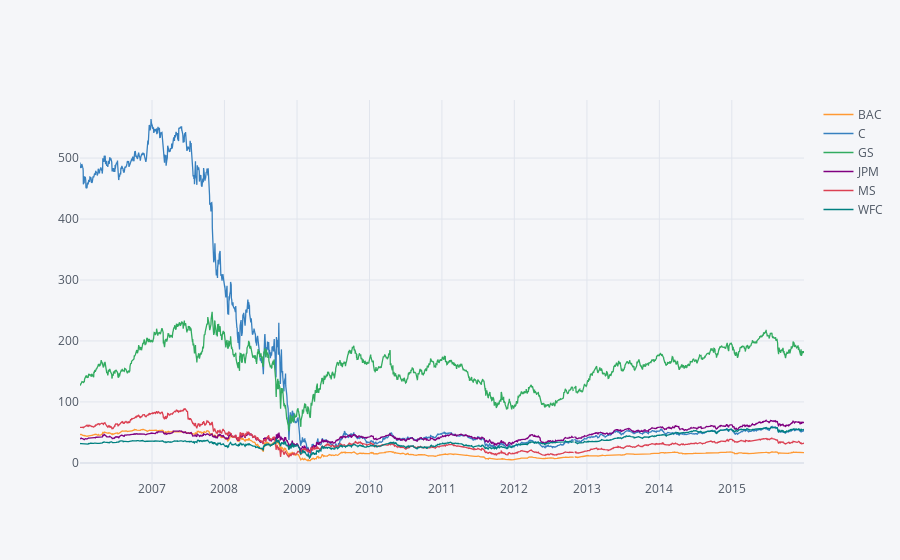

Write notebook code for a chart like this one.
### Code cell
# plotly
bank_stock.xs(key='Close',axis=1,level='Stock Info').iplot()

### Figure 1 — Plotly figure (JSON) as saved in the notebook; plotly's stock layout.template omitted (floating-point values rounded to 4 significant figures; data arrays with more than 128 entries replaced by an {"elided": "..."} marker saying what was removed)
{"data": [{"line": {"color": "rgba(255, 153, 51, 1.0)", "dash": "solid", "shape": "linear", "width": 1.3}, "mode": "lines", "name": "BAC", "text": "", "type": "scatter", "x": {"elided": "2518 str values"}, "y": {"elided": "2518 mixed values"}}, {"line": {"color": "rgba(55, 128, 191, 1.0)", "dash": "solid", "shape": "linear", "width": 1.3}, "mode": "lines", "name": "C", "text": "", "type": "scatter", "x": {"elided": "2518 str values"}, "y": {"elided": "2518 mixed values"}}, {"line": {"color": "rgba(50, 171, 96, 1.0)", "dash": "solid", "shape": "linear", "width": 1.3}, "mode": "lines", "name": "GS", "text": "", "type": "scatter", "x": {"elided": "2518 str values"}, "y": {"elided": "2518 mixed values"}}, {"line": {"color": "rgba(128, 0, 128, 1.0)", "dash": "solid", "shape": "linear", "width": 1.3}, "mode": "lines", "name": "JPM", "text": "", "type": "scatter", "x": {"elided": "2518 str values"}, "y": {"elided": "2518 mixed values"}}, {"line": {"color": "rgba(219, 64, 82, 1.0)", "dash": "solid", "shape": "linear", "width": 1.3}, "mode": "lines", "name": "MS", "text": "", "type": "scatter", "x": {"elided": "2518 str values"}, "y": {"elided": "2518 mixed values"}}, {"line": {"color": "rgba(0, 128, 128, 1.0)", "dash": "solid", "shape": "linear", "width": 1.3}, "mode": "lines", "name": "WFC", "text": "", "type": "scatter", "x": {"elided": "2518 str values"}, "y": {"elided": "2518 mixed values"}}], "layout": {"legend": {"bgcolor": "#F5F6F9", "font": {"color": "#4D5663"}}, "paper_bgcolor": "#F5F6F9", "plot_bgcolor": "#F5F6F9", "title": {"font": {"color": "#4D5663"}}, "xaxis": {"gridcolor": "#E1E5ED", "showgrid": true, "tickfont": {"color": "#4D5663"}, "title": {"font": {"color": "#4D5663"}, "text": ""}, "zerolinecolor": "#E1E5ED"}, "yaxis": {"gridcolor": "#E1E5ED", "showgrid": true, "tickfont": {"color": "#4D5663"}, "title": {"font": {"color": "#4D5663"}, "text": ""}, "zerolinecolor": "#E1E5ED"}}}
